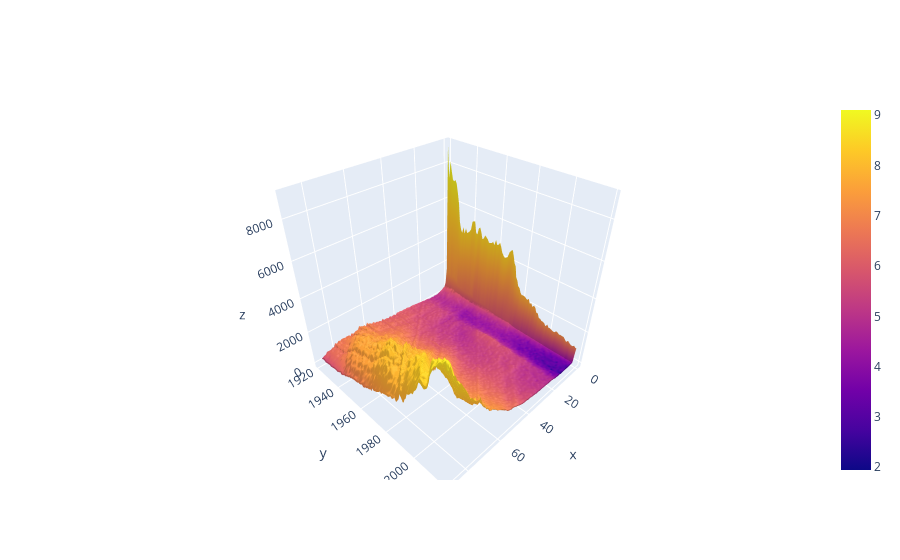

The cell this chart's notebook holds for it:
### Code cell
fig = go.Figure(
            data = 
                [go.Surface(
                    x = xs, 
                    y = ys, 
                    z = zs,
                    surfacecolor = np.log(zs)
                )]
        )

fig.show()

### Figure 1 — Plotly figure (JSON) as saved in the notebook; plotly's stock layout.template omitted (floating-point values rounded to 4 significant figures; data arrays with more than 128 entries replaced by an {"elided": "..."} marker saying what was removed)
{"data": [{"surfacecolor": {"elided": "100x91 float values"}, "type": "surface", "x": [0, 1, 2, 3, 4, 5, 6, 7, 8, 9, 10, 11, 12, 13, 14, 15, 16, 17, 18, 19, 20, 21, 22, 23, 24, 25, 26, 27, 28, 29, 30, 31, 32, 33, 34, 35, 36, 37, 38, 39, 40, 41, 42, 43, 44, 45, 46, 47, 48, 49, 50, 51, 52, 53, 54, 55, 56, 57, 58, 59, 60, 61, 62, 63, 64, 65, 66, 67, 68, 69, 70, 71, 72, 73, 74, 75, 76, 77, 78, 79, 80, 81, 82, 83, 84, 85, 86, 87, 88, 89], "y": [1921, 1922, 1923, 1924, 1925, 1926, 1927, 1928, 1929, 1930, 1931, 1932, 1933, 1934, 1935, 1936, 1937, 1938, 1939, 1940, 1941, 1942, 1943, 1944, 1945, 1946, 1947, 1948, 1949, 1950, 1951, 1952, 1953, 1954, 1955, 1956, 1957, 1958, 1959, 1960, 1961, 1962, 1963, 1964, 1965, 1966, 1967, 1968, 1969, 1970, 1971, 1972, 1973, 1974, 1975, 1976, 1977, 1978, 1979, 1980, 1981, 1982, 1983, 1984, 1985, 1986, 1987, 1988, 1989, 1990, 1991, 1992, 1993, 1994, 1995, 1996, 1997, 1998, 1999, 2000, 2001, 2002, 2003, 2004, 2005, 2006, 2007, 2008, 2009, 2010, 2011, 2012, 2013, 2014, 2015, 2016, 2017, 2018, 2019], "z": {"elided": "100x91 float values"}}], "layout": {}}
